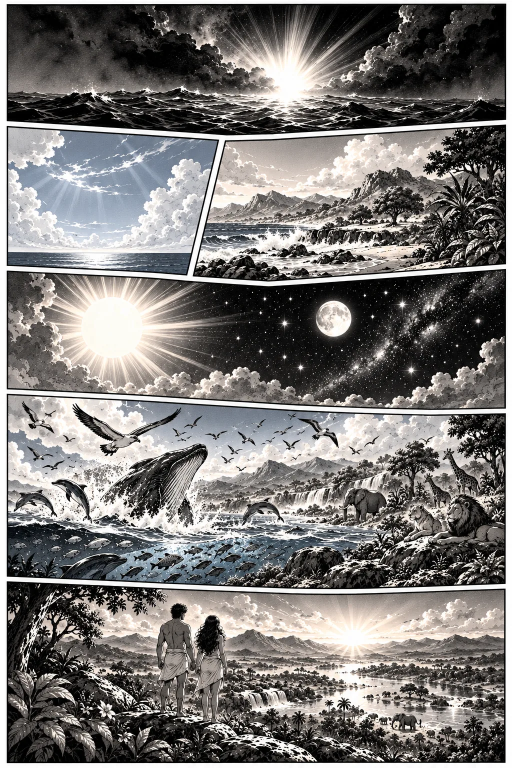
#> input picture images/t1/w01/t1w01-comic.webp, 1024 x 1536 px (shown at 1/2 size); its folder holds only this picture in this run
$ python detect-panels.py ../images/t1/w01/t1w01-comic.webp
#> lines starting #> are read from the running program, lines starting #| are printed output that depends on the picture; after the words box and inside, x2 and y2 are one past the last pixel; in counts of white or black regions, pixels touching at a corner belong together
#!/usr/bin/env python3
"""Detect comic-page panels (XY-cut on gutters) and write data/comic-panels.js.
Usage: python3 tools/detect-panels.py [--preview DIR]
Rectangles are fractions (x,y,w,h) of the page, in reading order. Pages already in
data/comic-panels.js flagged "manual":true are left alone (made with tools/panel-marker.html)."""
import glob, json, os, re, sys
import numpy as np
from PIL import Image, ImageDraw
ROOT = os.path.join(os.path.dirname(os.path.abspath(__file__)), "..")
OUT = os.path.join(ROOT, "data", "comic-panels.js")

def dark_mask(im):
    a = np.asarray(im.convert("L"), dtype=np.uint8)
    return a < 235   # 'non-paper' pixels; gutters are near-white
def cuts(profile, thr, mingap):
    """return list of (start,end) non-gutter spans"""
    inside = profile > thr
    spans, s = [], None
    for i, v in enumerate(inside):
        if v and s is None: s = i
        if not v and s is not None:
            spans.append([s, i]); s = None
    if s is not None: spans.append([s, len(inside)])
    merged = []
    for sp in spans:
        if merged and sp[0] - merged[-1][1] < mingap: merged[-1][1] = sp[1]
        else: merged.append(sp)
    return merged
def split(m, x0, y0, x1, y1, axis, depth=0):
    sub = m[y0:y1, x0:x1]
    if sub.size == 0: return []
    prof = sub.mean(axis=1 if axis == 0 else 0)          # axis0: rows (horizontal cuts)
    spans = cuts(prof, 0.06, 4)
    spans = [s for s in spans if (s[1] - s[0]) > 0.06 * (sub.shape[0] if axis == 0 else sub.shape[1])]
    if len(spans) <= 1:
        if depth > 0 and len(spans) == 1:
            s = spans[0]
            if axis == 0: y0, y1 = y0 + s[0], y0 + s[1]
            else: x0, x1 = x0 + s[0], x0 + s[1]
            # try the other axis once more on the trimmed rect
            other = cuts(sub[s[0]:s[1]].mean(axis=0) if axis == 0 else sub[:, s[0]:s[1]].mean(axis=1), 0.004, 5) if True else []
        return [(x0, y0, x1, y1)] if depth > 0 or len(spans) == 0 else split(m, x0, y0, x1, y1, 1 - axis, depth + 1)
    out = []
    for s in spans:
        if axis == 0: out += split(m, x0, y0 + s[0], x1, y0 + s[1], 1, depth + 1)
        else: out += split(m, x0 + s[0], y0, x0 + s[1], y1, 0, depth + 1)
    return out
def detect(path):
    """Panels = filled connected blobs of non-paper pixels (borders are continuous, gutters near-white)."""
#> called with path = 'tools/../images/t1/w01/t1w01-comic.webp'
    from scipy import ndimage as ndi
    im = Image.open(path); g = np.asarray(im.convert("L"), dtype=np.uint8)
#> in detect, im is the input picture: PIL image 1024x1536 RGB; mean R, G, B 122.5, 119.9, 117.9
    H, W = g.shape
#> H = 1536; W = 1024
    nonpaper = g < 235
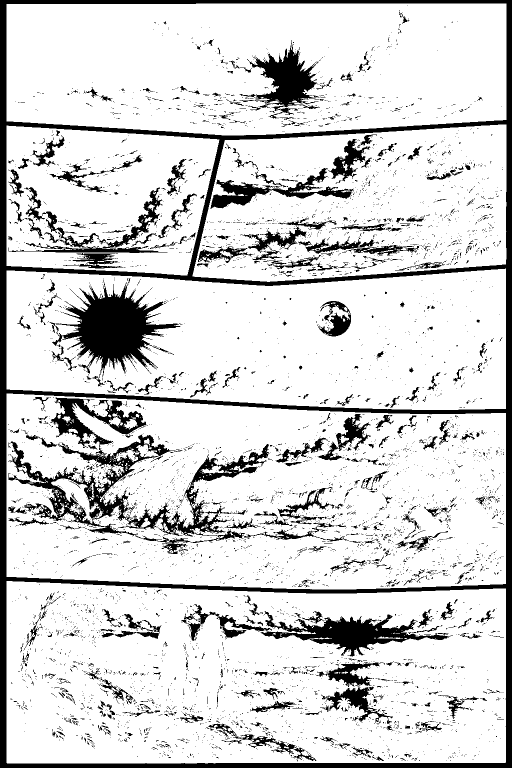
#> nonpaper: shape (1536, 1024) bool (shown at 1/2 size); 83.6% white; 6021 black regions (5551 under 20 px), largest, box (x1, y1, x2, y2) and area: (0, 0, 1024, 1536) 90985, (17, 795, 539, 1073) 28713, (104, 559, 361, 774) 19200
    nonpaper = ndi.binary_opening(nonpaper, structure=np.ones((3, 3)))   # drop specks in gutters
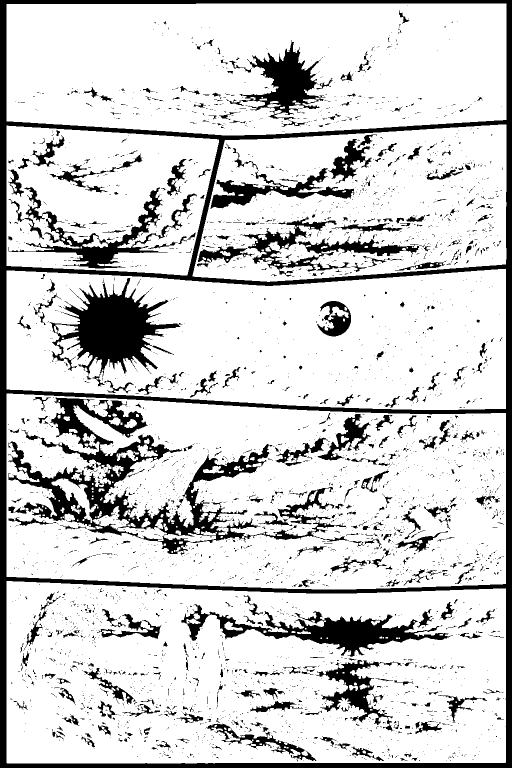
#> nonpaper: shape (1536, 1024) bool (shown at 1/2 size); 82% white; 3791 black regions (3383 under 20 px), largest, box (x1, y1, x2, y2) and area: (0, 0, 1024, 1536) 91000, (17, 795, 698, 1111) 39554, (99, 556, 365, 774) 21027
    filled = ndi.binary_fill_holes(nonpaper)
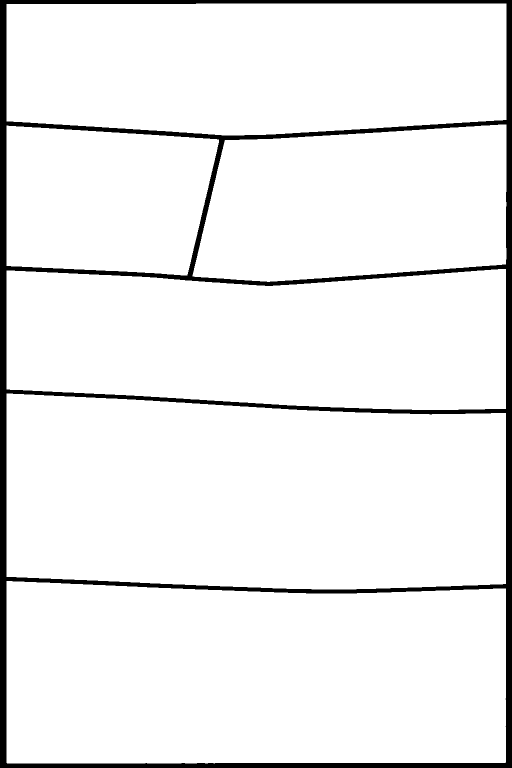
#> filled: shape (1536, 1024) bool (shown at 1/2 size); 94.2% white; 1 black region, box (x1, y1, x2, y2) and area: (0, 0, 1024, 1536) 91000
    lab, n = ndi.label(filled)
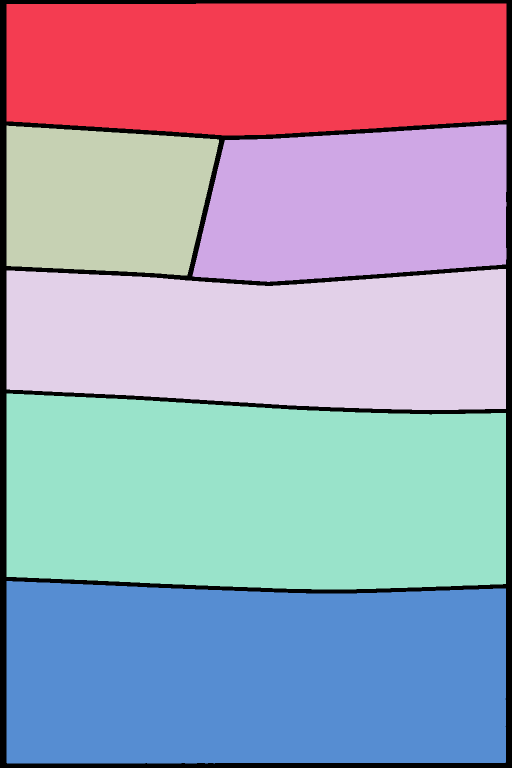
#> lab: shape (1536, 1024) int32 (shown at 1/2 size); 7 distinct labels, from 0 to 6; one colour per label, 0 black
#> n = 6
    objs = ndi.find_objects(lab)
#> objs = 6 items
    rects = []
    for i, sl in enumerate(objs):
        y0, y1, x0, x1 = sl[0].start, sl[0].stop, sl[1].start, sl[1].stop
        if (y1 - y0) * (x1 - x0) < 0.02 * W * H: continue
        rects.append([x0, y0, x1, y1])
#> this loop made 6 passes
#> (y0, y1, x0, x1) on passes 1 to 6: (7, 271, 13, 1013), (249, 564, 385, 1013), (251, 551, 13, 438), (538, 820, 13, 1012), (787, 1179, 13, 1012), (1162, 1527, 13, 1012)
#> after the loop, rects = [[13, 7, 1013, 271], [385, 249, 1013, 564], [13, 251, 438, 551], [13, 538, 1012, 820], [13, 787, 1012, 1179], [13, 1162, 1012, 1527]]
    # reading order: group into rows by vertical overlap, then left→right
    rects.sort(key=lambda r: (r[1], r[0]))
    rows = []
    for r in rects:
        for row in rows:
            top = min(q[1] for q in row); bot = max(q[3] for q in row)
            ov = min(bot, r[3]) - max(top, r[1])
            if ov > 0.5 * min(r[3] - r[1], bot - top): row.append(r); break
        else: rows.append([r])
#> this loop made 6 passes
#> after the loop, row = [[13, 787, 1012, 1179]]; rows = [[[13, 7, 1013, 271]], [[385, 249, 1013, 564], [13, 251, 438, 551]], [[13, 538, 1012, 820]], [[13, 787, 1012, 1179]], [[13, 1162, 1012, 1527]]]
    rects = [r for row in sorted(rows, key=lambda row: min(q[1] for q in row)) for r in sorted(row, key=lambda q: q[0])]
#> rects = [[13, 7, 1013, 271], [13, 251, 438, 551], [385, 249, 1013, 564], [13, 538, 1012, 820], [13, 787, 1012, 1179], [13, 1162, 1012, 1527]]
    pad = 0.004
    res = [[round(max(0, x0/W-pad), 4), round(max(0, y0/H-pad), 4), round(min(1, (x1-x0)/W+2*pad), 4), round(min(1, (y1-y0)/H+2*pad), 4)] for x0, y0, x1, y1 in rects]
#> res = [[0.0087, 0.0006, 0.985, 0.18], [0.0087, 0.159, 0.423, 0.203], [0.372, 0.158, 0.621, 0.213], [0.0087, 0.346, 0.984, 0.192], [0.0087, 0.508, 0.984, 0.263], [0.0087, 0.752, 0.984, 0.246]]
    if not res: res = [[0, 0, 1, 1]]
    return res, im
def main():
    prev = sys.argv[sys.argv.index("--preview")+1] if "--preview" in sys.argv else None
    data = {}
    if os.path.exists(OUT):
        txt = open(OUT).read(); mm = re.search(r"=\s*(\{.*\});?\s*$", txt, re.S)
        if mm: data = json.loads(mm.group(1))
    for p in sorted(glob.glob(os.path.join(ROOT, "images", "t*", "w*", "*-comic.*"))):
        key = os.path.basename(p).rsplit(".", 1)[0]
        if data.get(key, {}).get("manual"): continue
        r, im = detect(p)
#> r has the same summary as res in detect
        data[key] = {"panels": r}
        print(key, len(r), "panels")
#| t1w01-comic 6 panels
        if prev:
            os.makedirs(prev, exist_ok=True); d = ImageDraw.Draw(im)
            for i, (x, y, w, h) in enumerate(r):
                d.rectangle([x*im.width, y*im.height, (x+w)*im.width, (y+h)*im.height], outline=(255, 0, 0), width=6)
                d.text((x*im.width+14, y*im.height+14), str(i+1), fill=(255, 0, 0))
            im.thumbnail((700, 1000)); im.save(os.path.join(prev, key + ".png"))
#> pass 2 of the loop in main, `for p in sorted(glob.glob(os.path.join(ROOT, "images", "t*", "w*", "*-..`:
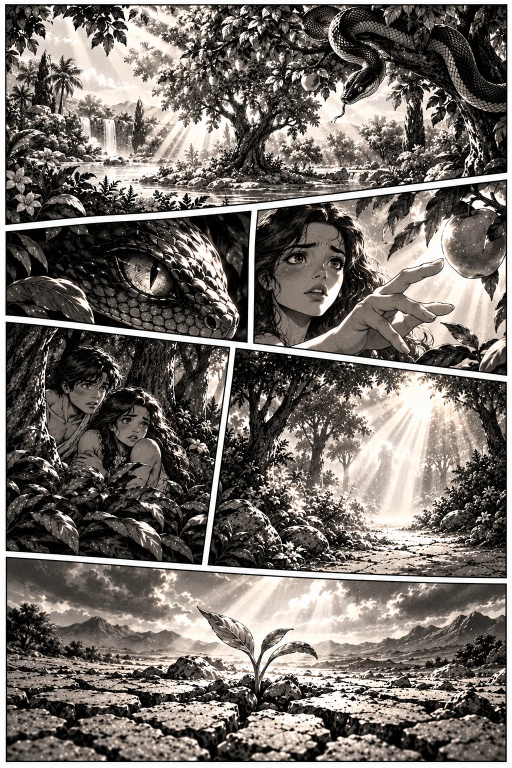
#> input picture images/t1/w02/t1w02-comic.webp, 1024 x 1536 px (shown at 1/2 size)
#> in detect, im is the input picture: PIL image 1024x1536 RGB; mean R, G, B 116.5, 110.2, 104.7
#> in detect (call 2), `nonpaper = g < 235`:
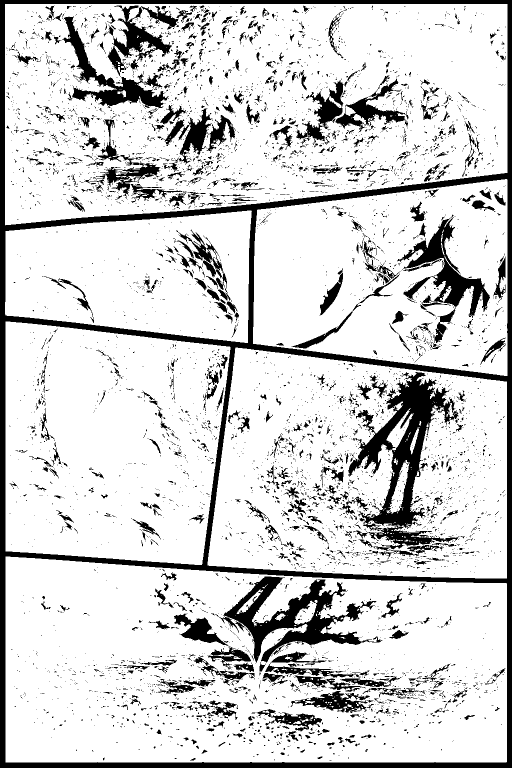
#> nonpaper: shape (1536, 1024) bool (shown at 1/2 size); 82.8% white; 5935 black regions (5242 under 20 px), largest, box (x1, y1, x2, y2) and area: (0, 0, 1024, 1536) 90902, (696, 744, 919, 1115) 25235, (429, 1153, 765, 1326) 17038
#> filled: shape (1536, 1024) bool; 94.2% white; 1 black region, box (x1, y1, x2, y2) and area: (0, 0, 1024, 1536) 90907
#> in detect (call 2), `lab, n = ndi.label(filled)`:
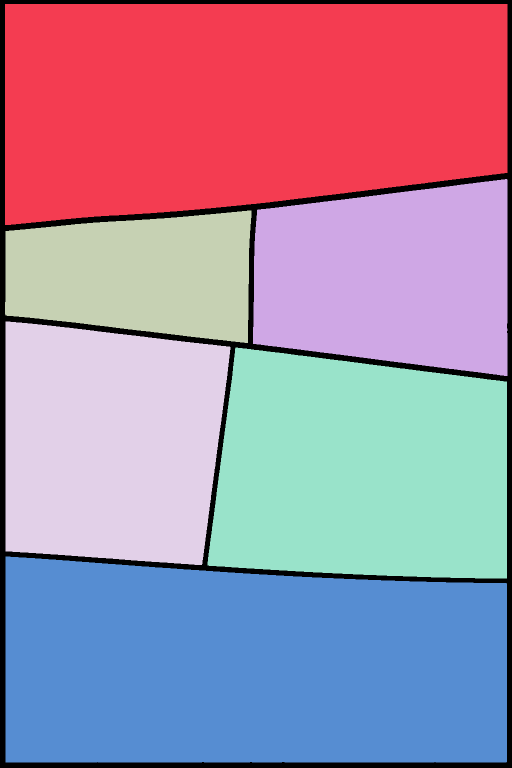
#> lab: shape (1536, 1024) int32 (shown at 1/2 size); 7 distinct labels, from 0 to 6; one colour per label, 0 black
#> the loop in detect (call 2), `for i, sl in enumerate(objs):` made 6 passes
#> (y0, y1, x0, x1) on passes 1 to 6: (8, 450, 10, 1015), (358, 752, 506, 1015), (421, 686, 10, 503), (643, 1130, 11, 461), (695, 1157, 415, 1014), (1113, 1525, 11, 1014)
#> after the loop in detect (call 2), `for i, sl in enumerate(objs):`: rects = [[10, 8, 1015, 450], [506, 358, 1015, 752], [10, 421, 503, 686], [11, 643, 461, 1130], [415, 695, 1014, 1157], [11, 1113, 1014, 1525]]
#> the loop in detect (call 2), `for r in rects:` made 6 passes
#> after the loop in detect (call 2), `for r in rects:`: row = [[11, 643, 461, 1130], [415, 695, 1014, 1157]]; rows = [[[10, 8, 1015, 450]], [[506, 358, 1015, 752], [10, 421, 503, 686]], [[11, 643, 461, 1130], [415, 695, 1014, 1157]], [[11, 1113, 1014, 1525]]]
#> in detect (call 2), `rects = [r for row in sorted(rows, key=lambda row: min(q[1] for q in r..`: rects = [[10, 8, 1015, 450], [10, 421, 503, 686], [506, 358, 1015, 752], [11, 643, 461, 1130], [415, 695, 1014, 1157], [11, 1113, 1014, 1525]]
#> res = [[0.0058, 0.0012, 0.989, 0.296], [0.0058, 0.27, 0.489, 0.18], [0.49, 0.229, 0.505, 0.265], [0.0067, 0.415, 0.448, 0.325], [0.401, 0.449, 0.593, 0.309], [0.0067, 0.721, 0.988, 0.276]]
#> in main, `r, im = detect(p)`: r has the same summary as res in detect
#| t1w02-comic 6 panels
#> pass 3 of the loop in main, `for p in sorted(glob.glob(os.path.join(ROOT, "images", "t*", "w*", "*-..`:
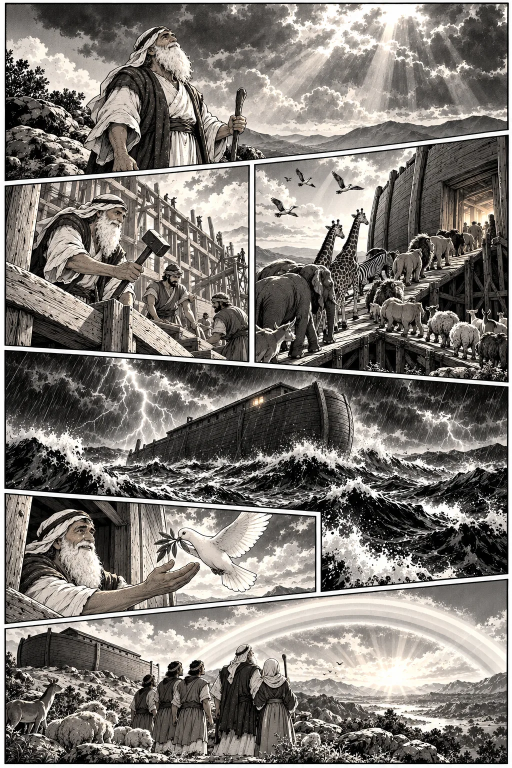
#> input picture images/t1/w03/t1w03-comic.webp, 1024 x 1536 px (shown at 1/2 size)
#> in detect, im is the input picture: PIL image 1024x1536 RGB; mean R, G, B 126.5, 121.9, 116.6
#> in detect (call 3), `nonpaper = g < 235`:
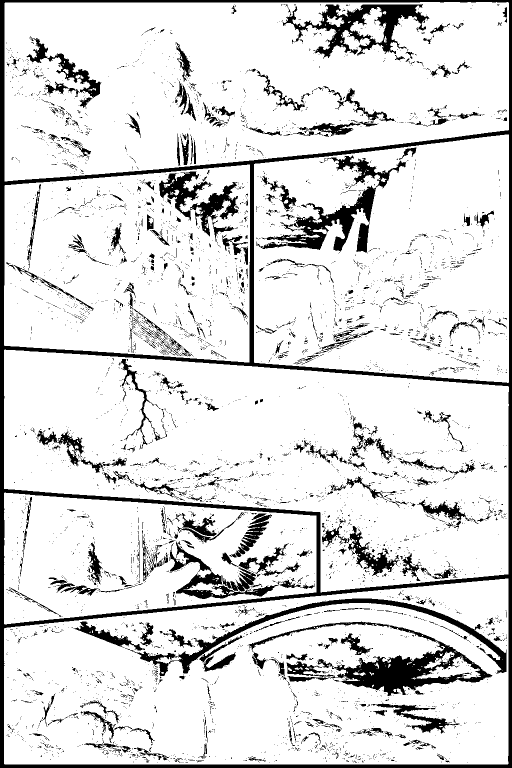
#> nonpaper: shape (1536, 1024) bool (shown at 1/2 size); 86.4% white; 5642 black regions (5152 under 20 px), largest, box (x1, y1, x2, y2) and area: (0, 0, 1024, 1536) 66194, (497, 1243, 985, 1392) 16382, (512, 311, 812, 507) 11695
#> filled: shape (1536, 1024) bool; 95.8% white; 1 black region, box (x1, y1, x2, y2) and area: (0, 0, 1024, 1536) 66208
#> in detect (call 3), `lab, n = ndi.label(filled)`:
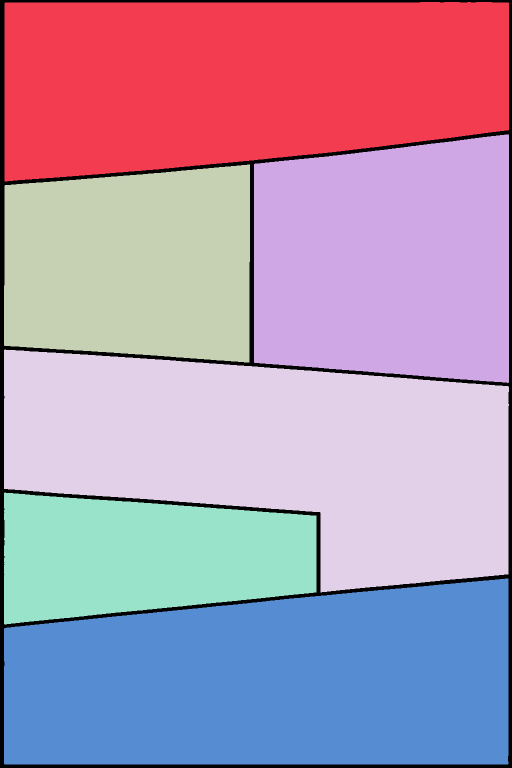
#> lab: shape (1536, 1024) int32 (shown at 1/2 size); 7 distinct labels, from 0 to 6; one colour per label, 0 black
#> the loop in detect (call 3), `for i, sl in enumerate(objs):` made 6 passes
#> (y0, y1, x0, x1) on passes 1 to 6: (4, 363, 9, 1018), (269, 766, 508, 1018), (329, 725, 8, 500), (699, 1185, 8, 1018), (985, 1249, 8, 633), (1157, 1529, 8, 1017)
#> after the loop in detect (call 3), `for i, sl in enumerate(objs):`: rects = [[9, 4, 1018, 363], [508, 269, 1018, 766], [8, 329, 500, 725], [8, 699, 1018, 1185], [8, 985, 633, 1249], [8, 1157, 1017, 1529]]
#> the loop in detect (call 3), `for r in rects:` made 6 passes
#> after the loop in detect (call 3), `for r in rects:`: row = [[8, 699, 1018, 1185], [8, 985, 633, 1249]]; rows = [[[9, 4, 1018, 363]], [[508, 269, 1018, 766], [8, 329, 500, 725]], [[8, 699, 1018, 1185], [8, 985, 633, 1249]], [[8, 1157, 1017, 1529]]]
#> in detect (call 3), `rects = [r for row in sorted(rows, key=lambda row: min(q[1] for q in r..`: rects = [[9, 4, 1018, 363], [8, 329, 500, 725], [508, 269, 1018, 766], [8, 699, 1018, 1185], [8, 985, 633, 1249], [8, 1157, 1017, 1529]]
#> res = [[0.0048, 0, 0.993, 0.242], [0.0038, 0.21, 0.488, 0.266], [0.492, 0.171, 0.506, 0.332], [0.0038, 0.451, 0.994, 0.324], [0.0038, 0.637, 0.618, 0.18], [0.0038, 0.749, 0.993, 0.25]]
#> in main, `r, im = detect(p)`: r has the same summary as res in detect
#| t1w03-comic 6 panels
#> the loop made 4 passes; the first 3 are shown
    with open(OUT, "w") as f:
        f.write("/* Comic-page panel rectangles (fractions x,y,w,h of the page, reading order).\n   Auto-detected by tools/detect-panels.py; fix a page by hand with tools/panel-marker.html\n   (paste its JSON here and add \"manual\":true so it is not overwritten). */\nwindow.ML_COMIC_PANELS = " + json.dumps(data, indent=1) + ";\n")
main()
